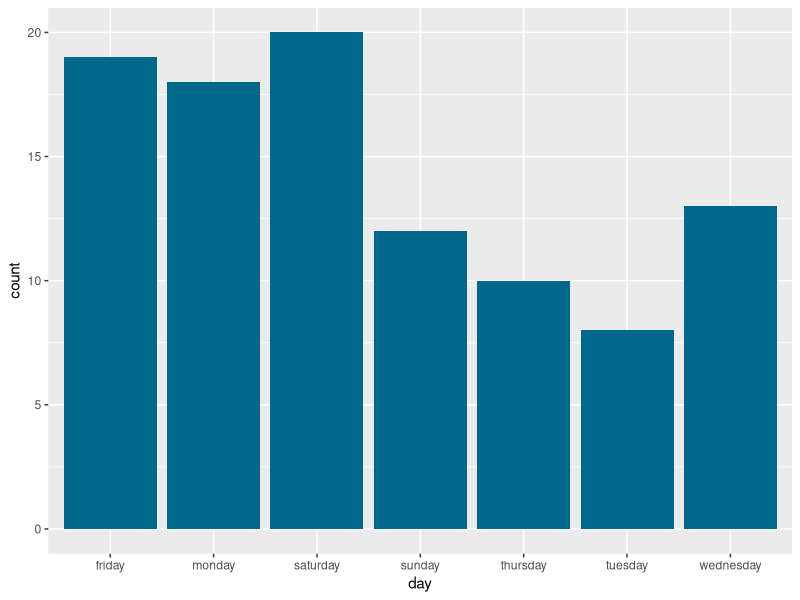
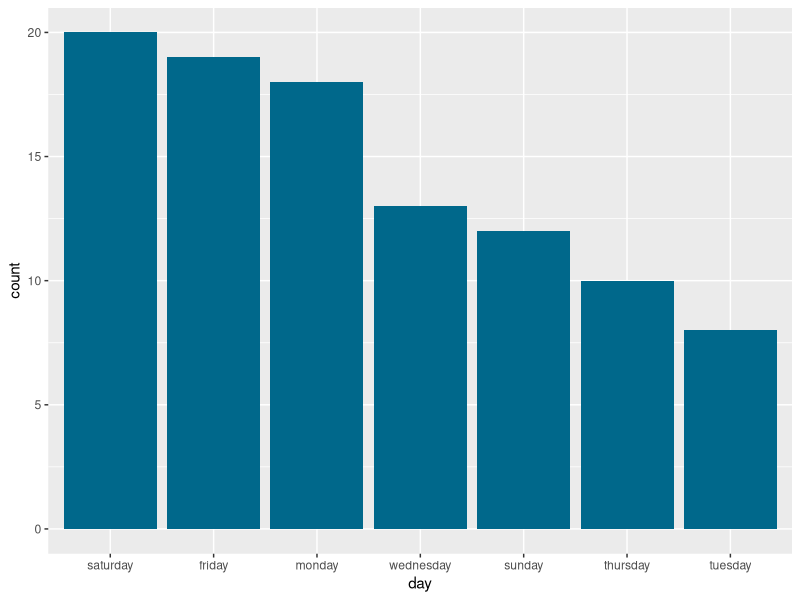

R code for these plots, in order:
## ---- chunk 1
options(htmltools.dir.version = FALSE)

library(dplyr)
library(ggplot2)
library(forcats)
## ---- chunk 2
starwars %>% 
  count(eye_color)
## ---- chunk 3
library(forcats)

starwars %>% 
  mutate(eye_color = fct_lump(eye_color, n=3)) %>% 
  count(eye_color)

## ---- chunk 4
to_keep <- c("brown", "blue", "hazel")

starwars %>% 
  mutate(eye_color = fct_other(eye_color, 
                               keep = to_keep)) %>% 
  count(eye_color)

## ---- chunk 5
to_other <- c("white", "pink", "gold", "unknown", "blue-gray", "dark", "green, yellow", "red, blue")

starwars %>% 
  mutate(eye_color = fct_other(eye_color, 
                               drop = to_other)) %>% 
  count(eye_color)
## ---- chunk 6

weekdays <- c("monday", "tuesday", "wednesday", "thursday", "friday", "saturday", "sunday")
weekdays_factor <- ordered(weekdays, levels=weekdays)

## ---- chunk 7
weekdays_factor
## ---- chunk 8
fct_relevel(weekdays_factor, "sunday")
## ---- chunk 9
fct_relevel(weekdays_factor, "sunday", after = 2)
## ---- chunk 10
fct_relevel(weekdays_factor, "sunday", after = Inf)
## ---- chunk 11
weekdays_df <- data.frame(day = sample(weekdays, 100, replace = TRUE))
## ---- chunk 12
ggplot(weekdays_df) + 
  geom_bar(aes(day), fill = "deepskyblue4")
## ---- chunk 13
weekdays_df %>% 
  mutate(day = fct_infreq(day)) %>% 
  ggplot() + 
  geom_bar(aes(day), fill = "deepskyblue4")
